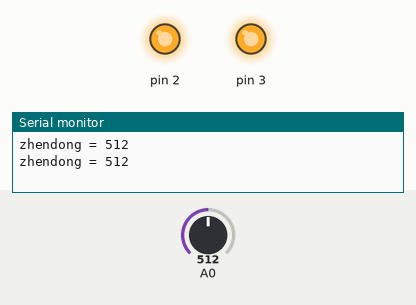
A sketch run on a simulated Arduino Uno, built with avr-gcc and run on an emulated ATmega328P. On the bench: output pins drawn as LEDs (lit = HIGH), the last lines printed to the serial monitor. Inputs (shaded band) come from the test bench; at power-on: A0 = 512.

Above: at 1.8 s.
1.9 s: A0 set to 34
3.4 s: A0 set to 27
At 4.8 s:
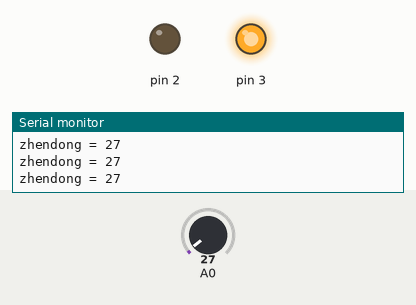
5.5 s: A0 set to 122
At 6.8 s:
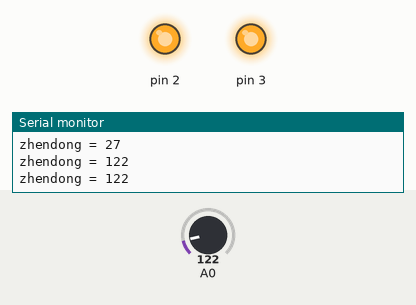
Timing chart, 0 to 8.5 s (numbered marks = the images above; inputs shaded):
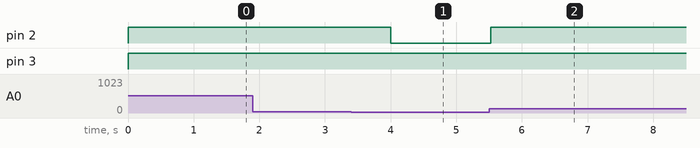

The sketch:

_1027zhendong.ino
```cpp
int zhendong = 3;
int led = 2;
int zhen = A0;
void setup()
{
pinMode(2,OUTPUT);
pinMode(3,OUTPUT);
pinMode(A0,INPUT);
Serial.begin(9600);
}
void loop()
{
  int val = analogRead(A0);
  Serial.print("zhendong = ");
  Serial.println(val);
  digitalWrite(3,HIGH);
if(val > 30)
{
  digitalWrite(2,HIGH);
  delay(1000);
}
else
  digitalWrite(2,LOW);
}
```

Measured:
- the behaviour switches between 31 and 30 on A0 (found by bisection; images 0 and 1)
- after the input at 3.4 s, pin 2: HIGH → LOW after 0.60 s
- after the input at 5.5 s, pin 2: LOW → HIGH at once
